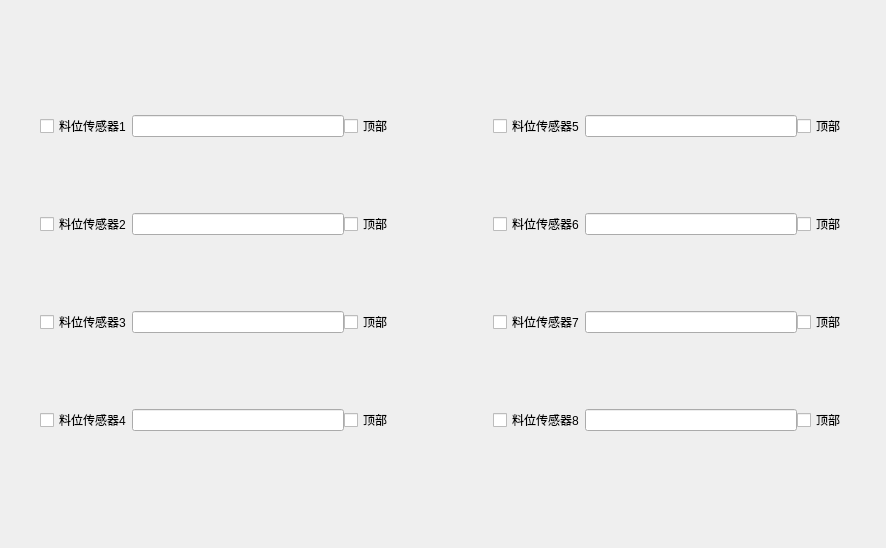
<?xml version="1.0" encoding="UTF-8"?>
<ui version="4.0">
 <class>FeederSensorSetWidget</class>
 <widget class="QWidget" name="FeederSensorSetWidget">
  <property name="geometry">
   <rect>
    <x>0</x>
    <y>0</y>
    <width>886</width>
    <height>548</height>
   </rect>
  </property>
  <property name="windowTitle">
   <string notr="true">Form</string>
  </property>
  <layout class="QGridLayout" name="gridLayout">
   <property name="leftMargin">
    <number>40</number>
   </property>
   <property name="topMargin">
    <number>60</number>
   </property>
   <property name="rightMargin">
    <number>40</number>
   </property>
   <property name="bottomMargin">
    <number>60</number>
   </property>
   <property name="horizontalSpacing">
    <number>100</number>
   </property>
   <property name="verticalSpacing">
    <number>20</number>
   </property>
   <item row="0" column="0">
    <layout class="QHBoxLayout" name="horizontalLayout">
     <item>
      <widget class="QCheckBox" name="checkBox">
       <property name="text">
        <string notr="true">料位传感器1</string>
       </property>
      </widget>
     </item>
     <item>
      <widget class="myLineEdit" name="lineEdit">
       <property name="text">
        <string notr="true"/>
       </property>
      </widget>
     </item>
     <item>
      <widget class="QCheckBox" name="checkBox_9">
       <property name="text">
        <string notr="true">顶部</string>
       </property>
      </widget>
     </item>
    </layout>
   </item>
   <item row="0" column="1">
    <layout class="QHBoxLayout" name="horizontalLayout_5">
     <item>
      <widget class="QCheckBox" name="checkBox_5">
       <property name="text">
        <string notr="true">料位传感器5</string>
       </property>
      </widget>
     </item>
     <item>
      <widget class="myLineEdit" name="lineEdit_5">
       <property name="text">
        <string notr="true"/>
       </property>
      </widget>
     </item>
     <item>
      <widget class="QCheckBox" name="checkBox_13">
       <property name="text">
        <string notr="true">顶部</string>
       </property>
      </widget>
     </item>
    </layout>
   </item>
   <item row="1" column="0">
    <layout class="QHBoxLayout" name="horizontalLayout_2">
     <item>
      <widget class="QCheckBox" name="checkBox_2">
       <property name="text">
        <string notr="true">料位传感器2</string>
       </property>
      </widget>
     </item>
     <item>
      <widget class="myLineEdit" name="lineEdit_2">
       <property name="text">
        <string notr="true"/>
       </property>
      </widget>
     </item>
     <item>
      <widget class="QCheckBox" name="checkBox_10">
       <property name="text">
        <string notr="true">顶部</string>
       </property>
      </widget>
     </item>
    </layout>
   </item>
   <item row="1" column="1">
    <layout class="QHBoxLayout" name="horizontalLayout_6">
     <item>
      <widget class="QCheckBox" name="checkBox_6">
       <property name="text">
        <string notr="true">料位传感器6</string>
       </property>
      </widget>
     </item>
     <item>
      <widget class="myLineEdit" name="lineEdit_6">
       <property name="text">
        <string notr="true"/>
       </property>
      </widget>
     </item>
     <item>
      <widget class="QCheckBox" name="checkBox_14">
       <property name="text">
        <string notr="true">顶部</string>
       </property>
      </widget>
     </item>
    </layout>
   </item>
   <item row="2" column="0">
    <layout class="QHBoxLayout" name="horizontalLayout_3">
     <item>
      <widget class="QCheckBox" name="checkBox_3">
       <property name="text">
        <string notr="true">料位传感器3</string>
       </property>
      </widget>
     </item>
     <item>
      <widget class="myLineEdit" name="lineEdit_3">
       <property name="text">
        <string notr="true"/>
       </property>
      </widget>
     </item>
     <item>
      <widget class="QCheckBox" name="checkBox_11">
       <property name="text">
        <string notr="true">顶部</string>
       </property>
      </widget>
     </item>
    </layout>
   </item>
   <item row="2" column="1">
    <layout class="QHBoxLayout" name="horizontalLayout_7">
     <item>
      <widget class="QCheckBox" name="checkBox_7">
       <property name="text">
        <string notr="true">料位传感器7</string>
       </property>
      </widget>
     </item>
     <item>
      <widget class="myLineEdit" name="lineEdit_7">
       <property name="text">
        <string notr="true"/>
       </property>
      </widget>
     </item>
     <item>
      <widget class="QCheckBox" name="checkBox_15">
       <property name="text">
        <string notr="true">顶部</string>
       </property>
      </widget>
     </item>
    </layout>
   </item>
   <item row="3" column="0">
    <layout class="QHBoxLayout" name="horizontalLayout_4">
     <item>
      <widget class="QCheckBox" name="checkBox_4">
       <property name="text">
        <string notr="true">料位传感器4</string>
       </property>
      </widget>
     </item>
     <item>
      <widget class="myLineEdit" name="lineEdit_4">
       <property name="text">
        <string notr="true"/>
       </property>
      </widget>
     </item>
     <item>
      <widget class="QCheckBox" name="checkBox_12">
       <property name="text">
        <string notr="true">顶部</string>
       </property>
      </widget>
     </item>
    </layout>
   </item>
   <item row="3" column="1">
    <layout class="QHBoxLayout" name="horizontalLayout_8">
     <item>
      <widget class="QCheckBox" name="checkBox_8">
       <property name="text">
        <string notr="true">料位传感器8</string>
       </property>
      </widget>
     </item>
     <item>
      <widget class="myLineEdit" name="lineEdit_8">
       <property name="text">
        <string notr="true"/>
       </property>
      </widget>
     </item>
     <item>
      <widget class="QCheckBox" name="checkBox_16">
       <property name="text">
        <string notr="true">顶部</string>
       </property>
      </widget>
     </item>
    </layout>
   </item>
  </layout>
 </widget>
 <customwidgets>
  <customwidget>
   <class>myLineEdit</class>
   <extends>QLineEdit</extends>
   <header location="global">mysortwidget/mylineedit.h</header>
  </customwidget>
 </customwidgets>
 <resources/>
 <connections/>
</ui>
